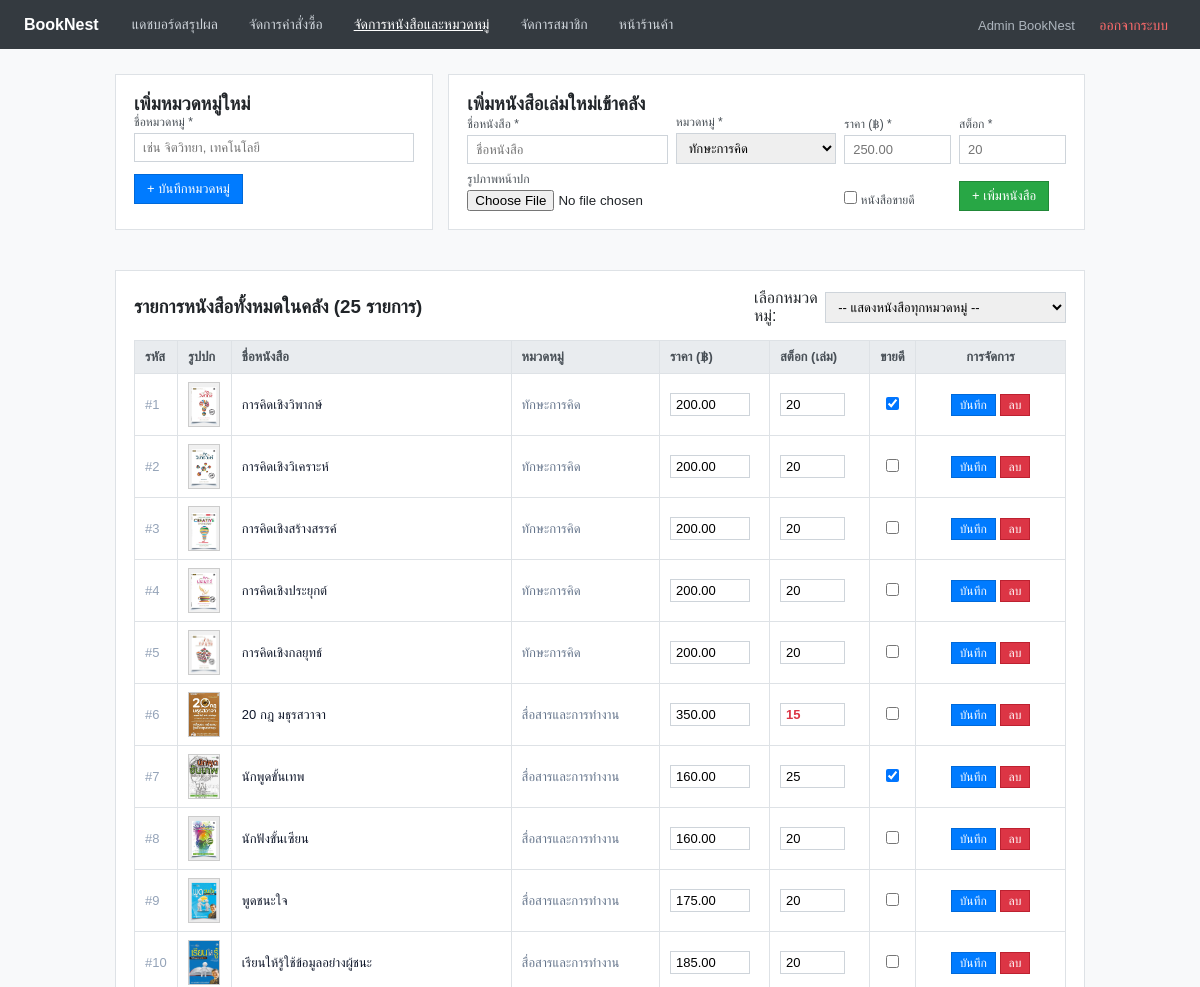
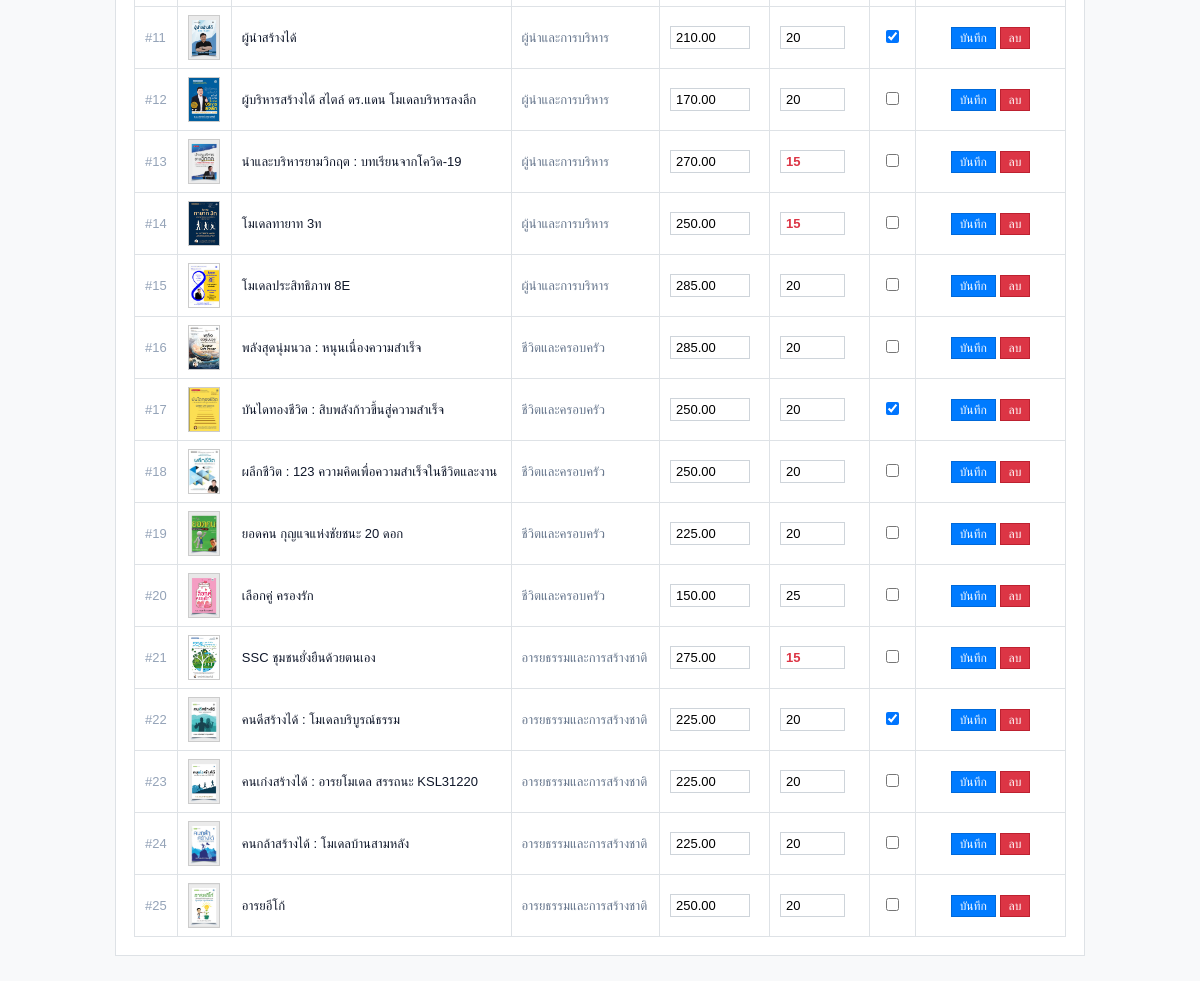
The app's page /admin/books.php (signed in) with its own data (2 pictures, top to bottom).
### tables this page shows
CREATE TABLE IF NOT EXISTS books (
    book_id INT AUTO_INCREMENT PRIMARY KEY,
    category_id INT NOT NULL,
    title VARCHAR(255) NOT NULL,
    price DECIMAL(10,2) NOT NULL,
    stock INT DEFAULT 20,
    cover_image VARCHAR(255) NOT NULL,
    is_bestseller TINYINT(1) DEFAULT 0,
    FOREIGN KEY (category_id) REFERENCES categories(category_id) ON DELETE CASCADE
);

CREATE TABLE IF NOT EXISTS categories (
    category_id INT AUTO_INCREMENT PRIMARY KEY,
    category_name VARCHAR(100) NOT NULL
);

### admin/books.php (the view, shortened to what this page needs)
<?php
require_once __DIR__ . '/../db.php';
$cats_res = mysqli_query($conn, "SELECT * FROM categories ORDER BY category_id ASC");
$categories = [];
while ($c = mysqli_fetch_assoc($cats_res)) {
    $categories[] = $c;
}
$filter_cat = intval($_GET['cat'] ?? 0);
$where_sql = ($filter_cat > 0) ? "WHERE b.category_id = $filter_cat" : "";
$books_sql = "SELECT b.*, c.category_name
              FROM books b
              JOIN categories c ON b.category_id = c.category_id
              $where_sql
              ORDER BY b.book_id ASC";
$books_res = mysqli_query($conn, $books_sql);
?>
<!DOCTYPE html>
<html lang="th">
<head>
    <link rel="stylesheet" href="/assets/css/admin.css">
</head>
<body>
<header class="admin-nav">
    <div class="admin-nav-left">
        <span class="brand-title">BookNest</span>
        <a href="/admin/dashboard.php">แดชบอร์ดสรุปผล</a>
        <a href="/admin/orders.php">จัดการคำสั่งซื้อ</a>
        <a href="/admin/books.php" class="active">จัดการหนังสือและหมวดหมู่</a>
        <a href="/admin/users.php">จัดการสมาชิก</a>
        <a href="/index.php" target="_blank">หน้าร้านค้า</a>
    </div>
    <div>
        <span class="admin-nav-user"><?= htmlspecialchars($_SESSION['fullname']); ?></span>
        <a href="/logout.php" class="admin-nav-logout">ออกจากระบบ</a>
    </div>
</header>
<main class="admin-container">
    <div class="admin-form-grid">
        <div class="card-panel">
            <h3>เพิ่มหมวดหมู่ใหม่</h3>
            <form method="POST">
                <div style="margin-bottom: 12px;">
                    <label class="form-label-small">ชื่อหมวดหมู่ *</label>
                    <input type="text" name="category_name" required placeholder="เช่น จิตวิทยา, เทคโนโลยี" class="form-input-admin">
                </div>
                <button type="submit" class="btn-admin-submit">+ บันทึกหมวดหมู่</button>
            </form>
        </div>
        <div class="card-panel">
            <h3>เพิ่มหนังสือเล่มใหม่เข้าคลัง</h3>
            <form method="POST" enctype="multipart/form-data" class="book-form-grid">
                <div>
                    <label class="form-label-small">ชื่อหนังสือ *</label>
                    <input type="text" name="title" required placeholder="ชื่อหนังสือ" class="form-input-admin">
                </div>
                <div>
                    <label class="form-label-small">หมวดหมู่ *</label>
                    <select name="category_id" class="form-input-admin">
                        <?php foreach ($categories as $cat): ?>
                            <option value="<?= $cat['category_id']; ?>"><?= htmlspecialchars($cat['category_name']); ?></option>
                        <?php endforeach; ?>
                    </select>
                </div>
                <div>
                    <label class="form-label-small">ราคา (฿) *</label>
                    <input type="number" step="0.01" name="price" required placeholder="250.00" class="form-input-admin">
                </div>
                <div>
                    <label class="form-label-small">สต็อก *</label>
                    <input type="number" name="stock" required placeholder="20" class="form-input-admin">
                </div>
                <div class="form-full-row">
                    <label class="form-label-small">รูปภาพหน้าปก</label>
                    <input type="file" name="cover_file" accept="image/*">
                </div>
                <div>
                    <label class="form-label-small">
                        <input type="checkbox" name="is_bestseller" value="1"> หนังสือขายดี
                    </label>
                </div>
                <div>
                    <button type="submit" class="btn-admin-success">+ เพิ่มหนังสือ</button>
                </div>
            </form>
        </div>
    </div>
    <div class="card-panel">
        <div class="admin-page-header">
            <h3>รายการหนังสือทั้งหมดในคลัง (<?= mysqli_num_rows($books_res); ?> รายการ)</h3>
            <form method="GET" action="/admin/books.php" class="admin-filter-group">
                <label>เลือกหมวดหมู่:</label>
                <select name="cat" onchange="this.form.submit()" class="form-input-admin" style="min-width: 220px;">
                    <option value="0">-- แสดงหนังสือทุกหมวดหมู่ --</option>
                </select>
            </form>
        </div>
        <table class="admin-table">
            <thead>
                <tr>
                    <th>รหัส</th>
                    <th>รูปปก</th>
                    <th>ชื่อหนังสือ</th>
                    <th>หมวดหมู่</th>
                    <th style="width: 110px;">ราคา (฿)</th>
                    <th style="width: 100px;">สต็อก (เล่ม)</th>
                    <th style="text-align: center;">ขายดี</th>
                    <th style="text-align: center; width: 150px;">การจัดการ</th>
                </tr>
            </thead>
            <tbody>
                <?php while ($b = mysqli_fetch_assoc($books_res)): ?>
                    <tr>
                        <td style="color: #94a3b8;">#<?= $b['book_id']; ?></td>
                        <td>
                            <img src="/<?= htmlspecialchars($b['cover_image']); ?>" class="table-book-img">
                        </td>
                        <td style="font-weight: 500; color: #0f172a;">
                            <?= htmlspecialchars($b['title']); ?>
                        </td>
                        <td style="color: #64748b;">
                            <?= htmlspecialchars($b['category_name']); ?>
                        </td>
                        <form method="POST">
                            <td>
                                <input type="number" step="0.01" name="price" value="<?= $b['price']; ?>" required class="table-input-price">
                            </td>
                            <td>
                                <input type="number" name="stock" value="<?= $b['stock']; ?>" required class="table-input-stock <?= ($b['stock'] < 18) ? 'stock-low-warning' : ''; ?>">
                            </td>
                            <td style="text-align: center;">
                                <input type="checkbox" name="is_bestseller" value="1" <?= ($b['is_bestseller'] == 1) ? 'checked' : ''; ?>>
                            </td>
                            <td style="text-align: center;">
                                <button type="submit" class="btn-table-edit">บันทึก</button>
                        </form>
                        <form method="POST" style="display: inline-block;" onsubmit="return confirm('แน่ใจหรือไม่ว่าต้องการลบหนังสือเล่มนี้?');">
                            <button type="submit" class="btn-table-del">ลบ</button>
                        </form>
                    </tr>
                <?php endwhile; ?>
            </tbody>
        </table>
    </div>
</main>
</body>
</html>

### assets/css/admin.css (style rules this page uses)
* { box-sizing: border-box; margin: 0; padding: 0; font-family: Arial, Tahoma, sans-serif; }
body { background-color: #f8f9fa; color: #212529; min-height: 100vh; }
.admin-nav { background-color: #343a40; padding: 12px 24px; display: flex; justify-content: space-between; align-items: center; }
.admin-nav-left { display: flex; align-items: center; gap: 15px; }
.admin-nav .brand-title { font-size: 16px; font-weight: bold; color: #ffffff; margin-right: 10px; }
.admin-nav a { color: #ced4da; text-decoration: none; font-size: 14px; padding: 4px 8px; }
.admin-nav a:hover, .admin-nav a.active { color: #ffffff; text-decoration: underline; }
.admin-nav-user { color: #adb5bd; font-size: 13px; margin-right: 12px; }
.admin-nav-logout { color: #ff6b6b !important; }
.admin-container { max-width: 1000px; margin: 25px auto; padding: 0 15px; }
.card-panel { background: #ffffff; border: 1px solid #dee2e6; padding: 18px; margin-bottom: 20px; }
.admin-page-header { display: flex; justify-content: space-between; align-items: center; margin-bottom: 15px; }
.admin-filter-group { display: flex; gap: 6px; align-items: center; }
.admin-table { width: 100%; border-collapse: collapse; font-size: 13px; background: #ffffff; }
.admin-table th { background-color: #e9ecef; border: 1px solid #dee2e6; text-align: left; padding: 8px 10px; color: #495057; }
.admin-table td { border: 1px solid #dee2e6; padding: 8px 10px; vertical-align: middle; }
.table-book-img { width: 32px; height: 45px; object-fit: cover; border: 1px solid #ccc; display: block; }
.admin-form-grid { display: grid; grid-template-columns: 1fr 2fr; gap: 15px; margin-bottom: 20px; }
.book-form-grid { display: grid; grid-template-columns: 1.5fr 1.2fr 0.8fr 0.8fr; gap: 8px; align-items: flex-end; }
.form-full-row { grid-column: span 2; }
.form-label-small { display: block; font-size: 12px; color: #495057; margin-bottom: 4px; }
.form-input-admin { width: 100%; padding: 6px 8px; border: 1px solid #ced4da; font-size: 13px; }
.btn-admin-submit { padding: 6px 12px; background: #007bff; color: white; border: 1px solid #0069d9; cursor: pointer; font-size: 13px; }
.btn-admin-success { padding: 6px 12px; background: #28a745; color: white; border: 1px solid #218838; cursor: pointer; font-size: 13px; }
.btn-table-edit { padding: 3px 8px; background: #007bff; color: white; border: 1px solid #0069d9; cursor: pointer; font-size: 12px; }
.btn-table-del { padding: 3px 8px; background: #dc3545; color: white; border: 1px solid #bd2130; cursor: pointer; font-size: 12px; }
.table-input-price { width: 80px; padding: 3px 5px; border: 1px solid #ced4da; font-size: 13px; }
.table-input-stock { width: 65px; padding: 3px 5px; border: 1px solid #ced4da; font-size: 13px; }
.stock-low-warning { color: #dc3545 !important; font-weight: bold; }

### records on screen
books: book_id "1", cover_image (picture), title "การคิดเชิงวิพากษ์", category.category_name "ทักษะการคิด", price "200.00", stock "20", is_bestseller "☑"
books: book_id "2", cover_image (picture), title "การคิดเชิงวิเคราะห์", category.category_name "ทักษะการคิด", price "200.00", stock "20"
books: book_id "3", cover_image (picture), title "การคิดเชิงสร้างสรรค์", category.category_name "ทักษะการคิด", price "200.00", stock "20"
books: book_id "4", cover_image (picture), title "การคิดเชิงประยุกต์", category.category_name "ทักษะการคิด", price "200.00", stock "20"
books: book_id "5", cover_image (picture), title "การคิดเชิงกลยุทธ์", category.category_name "ทักษะการคิด", price "200.00", stock "20"
books: book_id "6", cover_image (picture), title "20 กฎ มธุรสวาจา", category.category_name "สื่อสารและการทำงาน", price "350.00", stock "15"
books: book_id "7", cover_image (picture), title "นักพูดขั้นเทพ", category.category_name "สื่อสารและการทำงาน", price "160.00", stock "25", is_bestseller "☑"
books: book_id "8", cover_image (picture), title "นักฟังขั้นเซียน", category.category_name "สื่อสารและการทำงาน", price "160.00", stock "20"
books: book_id "9", cover_image (picture), title "พูดชนะใจ", category.category_name "สื่อสารและการทำงาน", price "175.00", stock "20"
books: book_id "10", cover_image (picture), title "เรียนให้รู้ใช้ข้อมูลอย่างผู้ชนะ", category.category_name "สื่อสารและการทำงาน", price "185.00", stock "20"
books: book_id "11", cover_image (picture), title "ผู้นำสร้างได้", category.category_name "ผู้นำและการบริหาร", price "210.00", stock "20", is_bestseller "☑"
books: book_id "12", cover_image (picture), title "ผู้บริหารสร้างได้ สไตล์ ดร.แดน โมเดลบริหารลงลึก", category.category_name "ผู้นำและการบริหาร", price "170.00", stock "20"
books: book_id "13", cover_image (picture), title "นำและบริหารยามวิกฤต : บทเรียนจากโควิด-19", category.category_name "ผู้นำและการบริหาร", price "270.00", stock "15"
books: book_id "14", cover_image (picture), title "โมเดลทายาท 3ท", category.category_name "ผู้นำและการบริหาร", price "250.00", stock "15"
books: book_id "15", cover_image (picture), title "โมเดลประสิทธิภาพ 8E", category.category_name "ผู้นำและการบริหาร", price "285.00", stock "20"
books: book_id "16", cover_image (picture), title "พลังสุดนุ่มนวล : หนุนเนื่องความสำเร็จ", category.category_name "ชีวิตและครอบครัว", price "285.00", stock "20"
books: book_id "17", cover_image (picture), title "บันไดทองชีวิต : สิบพลังก้าวขึ้นสู่ความสำเร็จ", category.category_name "ชีวิตและครอบครัว", price "250.00", stock "20", is_bestseller "☑"
books: book_id "18", cover_image (picture), title "ผลึกชีวิต : 123 ความคิดเพื่อความสำเร็จในชีวิตและงาน", category.category_name "ชีวิตและครอบครัว", price "250.00", stock "20"
books: book_id "19", cover_image (picture), title "ยอดคน กุญแจแห่งชัยชนะ 20 ดอก", category.category_name "ชีวิตและครอบครัว", price "225.00", stock "20"
books: book_id "20", cover_image (picture), title "เลือกคู่ ครองรัก", category.category_name "ชีวิตและครอบครัว", price "150.00", stock "25"
books: book_id "21", cover_image (picture), title "SSC ชุมชนยั่งยืนด้วยตนเอง", category.category_name "อารยธรรมและการสร้างชาติ", price "275.00", stock "15"
books: book_id "22", cover_image (picture), title "คนดีสร้างได้ : โมเดลบริบูรณ์ธรรม", category.category_name "อารยธรรมและการสร้างชาติ", price "225.00", stock "20", is_bestseller "☑"
books: book_id "23", cover_image (picture), title "คนเก่งสร้างได้ : อารยโมเดล สรรถนะ KSL31220", category.category_name "อารยธรรมและการสร้างชาติ", price "225.00", stock "20"
books: book_id "24", cover_image (picture), title "คนกล้าสร้างได้ : โมเดลบ้านสามหลัง", category.category_name "อารยธรรมและการสร้างชาติ", price "225.00", stock "20"
books: book_id "25", cover_image (picture), title "อารยอีโก้", category.category_name "อารยธรรมและการสร้างชาติ", price "250.00", stock "20"

### other values on screen
$_SESSION['fullname'] "Admin BookNest"
mysqli_num_rows($books_res) "25"
form field category_id "ทักษะการคิด"
